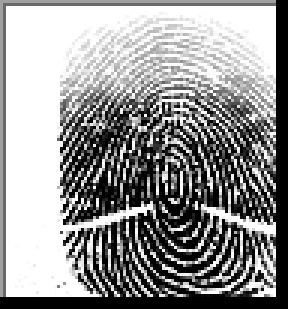
#> input picture voting_system/wbvs/Real/112__M_Left_index_finger.BMP, 96 x 103 px, given in place of 123__M_Left_index_finger_CR.BMP, which was not available (shown 3 times larger)
$ python fMatchingAlgo.py   (Python 2 division)
#> lines starting #> are read from the running program, lines starting #| are printed output that depends on the picture; long printed decimals are rounded; pictures that were not available may be replaced by others from this repository, and a replacement may not be noted
import os
import cv2
import time
sample = cv2.imread("Altered/Altered-Easy/123__M_Left_index_finger_CR.BMP")
#> sample is the input picture: shape (103, 96, 3); min 0, max 255, mean 148.1

best_score = 0
filename = ""
image = None
kp1, kp2, mp= None, None, None
start = time.time()
for file in [file for file in os.listdir("Real")][:1000] :
    print(file)
    fingerprint_image = cv2.imread("Real/"+file)
    sift = cv2.SIFT_create()

    keypoints_1, desriptors_1 = sift.detectAndCompute(sample,None)
#> keypoints_1 = 47 keypoints; strongest (x, y, size): (91, 97, 2), (90, 76, 2.9), (84, 95, 1.9), (71, 70, 2.1)
    keypoints_2, desriptors_2 = sift.detectAndCompute(fingerprint_image, None)
#> keypoints_2 has the same summary as keypoints_1

    matches = cv2.FlannBasedMatcher({'algorithm':1, 'trees':10},{}).knnMatch(desriptors_1,desriptors_2,k=2)
#> matches = 47 matches
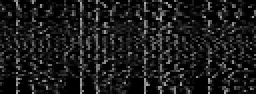
#> desriptors_1: shape (47, 128) float32 (shown 2 times larger); min 0, max 177, mean 27.5
    match_points = []
    for p,q in matches:
        if p.distance < 0.1*q.distance:
            match_points.append(p)
#> this loop made 47 passes
#> after the loop, match_points = 47 matches

    keypoints = 0
    if len(keypoints_1) < len(keypoints_2) :
        keypoints = len(keypoints_1)
    else :
        keypoints = len(keypoints_2)
#> keypoints = 47

    if len(match_points) / keypoints *100 > best_score :
        best_score = len(match_points)/keypoints*100
#> best_score = 100
        filename = file
        image= fingerprint_image
        kp1, kp2, mp = keypoints_1, keypoints_2, match_points
#> kp1 has the same summary as keypoints_1; kp2 has the same summary as keypoints_1; mp = 47 matches

end = time.time()
print("BEST MATCH:" +filename)
print("SCORE:"+ str(best_score))
#| SCORE:100
print("Time:"+str(end - start))
#| Time:0.04803

result = cv2.drawMatches(sample, kp1, image, kp2, mp, None)
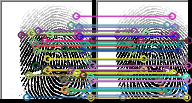
#> result: shape (103, 192, 3); mean B, G, R 145.6, 145.1, 145.1
result = cv2.resize(result,None, fx=4, fy=4)
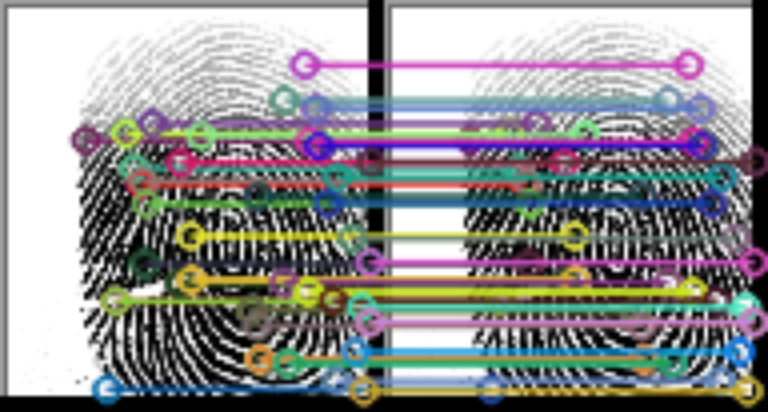
#> result: shape (412, 768, 3); mean B, G, R 145.5, 145, 145
cv2.imshow("Result",result)
cv2.waitKey(0)
cv2.destroyAllWindows()
